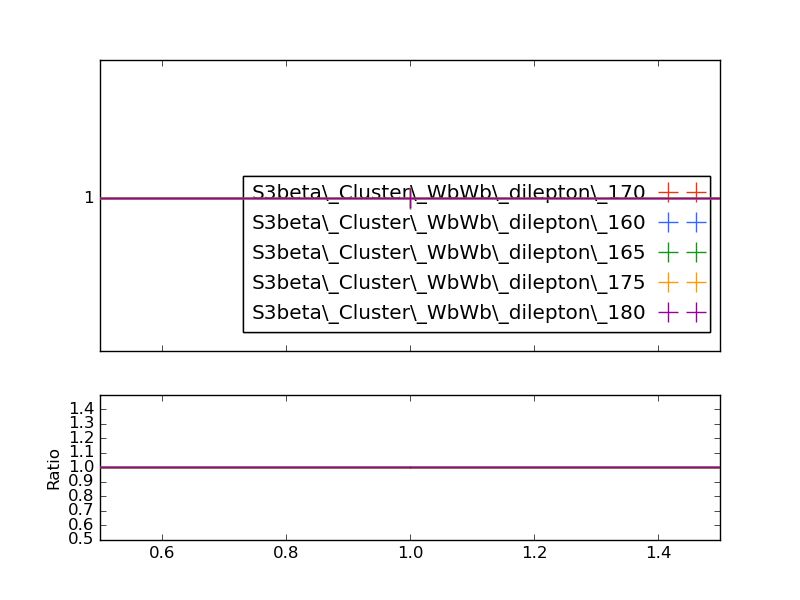

Reproduce this figure in Python.
#! /usr/bin/env python

# This Python script was auto-generated using YODA v2.0.1.
# Analysis object: /WbWb_dilepton/yield_inclusive
# Timestamp: 27-02-2025 (11:02:17)

import matplotlib as mpl
import matplotlib.pyplot as plt
mpl.use('Agg') # comment out for interactive use
import os
import numpy as np

plotDir = os.path.split(os.path.realpath(__file__))[0]
if 'YODA_USER_PLOT_PATH' in globals():
    plot_outdir = globals()['YODA_USER_PLOT_PATH']
else:
    plot_outdir = plotDir

#plot style
plt.style.use(os.path.join(plotDir, '../default.mplstyle'))

plt.rcParams['text.usetex'] = False
plt.style.use(['classic'])
plt.rc('font', family='DejaVu Sans')
# plot metadata
figW, figH = plt.rcParams['figure.figsize']
ax_xLabel = r''
ax_yLabel = r''
ax_title  = r''
ax_xScale = 'linear'
ax_yScale = 'log'
xLims = (0.5, 1.5)
yLims = (0.9, 1.1)

# TeX-friendly labels for the legend
labels = {
    'legend' : ([ r"S3beta\_Cluster\_WbWb\_dilepton\_170", r"S3beta\_Cluster\_WbWb\_dilepton\_160", r"S3beta\_Cluster\_WbWb\_dilepton\_165", r"S3beta\_Cluster\_WbWb\_dilepton\_175", r"S3beta\_Cluster\_WbWb\_dilepton\_180" ], r""),
}

# Adjust canvas width and height
canvasW = 10.0
canvasH = 9.0
figW *= canvasW/10.
figH *= canvasH/9.

# Create figure and axis objects
fig, (ax, ratio0_ax) = plt.subplots(2, 1, sharex=True,
                  figsize=(figW,figH), gridspec_kw={'height_ratios': (6.0, 3.0)})

# Set figure margins
plt.subplots_adjust(
    left   = 1.0 * plt.rcParams['figure.subplot.left'],
    right  = 1.0 * plt.rcParams['figure.subplot.right'],
    top    = 1.0 * plt.rcParams['figure.subplot.top'],
    bottom = 1.0 * plt.rcParams['figure.subplot.bottom'])

ratio0_ax.yaxis.set_major_locator(mpl.ticker.MultipleLocator(0.1))
ratio0_ax.set_ylim(0.5, 1.4999)
ratio0_ax.set_ylabel('Ratio')

# the numerical data is stored in a separate file
dataf = dict()
prefix = os.path.split(__file__)[0]
if prefix:    prefix = prefix + '/'
exec(open(prefix+'yield_inclusive__data.py').read(), dataf)


legend_handles = dict() # keep track of handles for the legend

# style options for curves
# starts at zorder>=5 to draw curve on top of legend
styles = {
  'S3beta_Cluster_WbWb_dilepton_170.yoda.gz': {
    'color' : '#EE3311',
    'linestyle' : '-',
    'linewidth' : 1,
    'marker' : 'none',
    'markersize' : 2,
    'capsize' : 0.0,
    'zorder' : 5,
    'histstyle' : 1,
    'drawstyle' : 'steps-pre',
    'xerrorbars' : 1,
    'yerrorbars' : 1,
    'fillcolor' : None,
    'fillopacity' : 1.0,
    'ratio0_linestyle' : '-',
    'ratio0_linewidth' : 1,
    'ratio0_marker' : 'none',
    'ratio0_markersize' : 2,
    'ratio0_capsize' : 0.0,
    'ratio0_zorder' : 5,
    'ratio0_histstyle' : 1,
    'ratio0_drawstyle' : 'steps-pre',
    'ratio0_xerrorbars' : 1,
    'ratio0_yerrorbars' : 1,
  },
  'S3beta_Cluster_WbWb_dilepton_160.yoda.gz': {
    'color' : '#3366FF',
    'linestyle' : '-',
    'linewidth' : 1,
    'marker' : 'none',
    'markersize' : 2,
    'capsize' : 0.0,
    'zorder' : 6,
    'histstyle' : 1,
    'drawstyle' : 'steps-pre',
    'xerrorbars' : 1,
    'yerrorbars' : 1,
    'fillcolor' : None,
    'fillopacity' : 1.0,
    'ratio0_linestyle' : '-',
    'ratio0_linewidth' : 1,
    'ratio0_marker' : 'none',
    'ratio0_markersize' : 2,
    'ratio0_capsize' : 0.0,
    'ratio0_zorder' : 6,
    'ratio0_histstyle' : 1,
    'ratio0_drawstyle' : 'steps-pre',
    'ratio0_xerrorbars' : 1,
    'ratio0_yerrorbars' : 1,
  },
  'S3beta_Cluster_WbWb_dilepton_165.yoda.gz': {
    'color' : '#109618',
    'linestyle' : '-',
    'linewidth' : 1,
    'marker' : 'none',
    'markersize' : 2,
    'capsize' : 0.0,
    'zorder' : 7,
    'histstyle' : 1,
    'drawstyle' : 'steps-pre',
    'xerrorbars' : 1,
    'yerrorbars' : 1,
    'fillcolor' : None,
    'fillopacity' : 1.0,
    'ratio0_linestyle' : '-',
    'ratio0_linewidth' : 1,
    'ratio0_marker' : 'none',
    'ratio0_markersize' : 2,
    'ratio0_capsize' : 0.0,
    'ratio0_zorder' : 7,
    'ratio0_histstyle' : 1,
    'ratio0_drawstyle' : 'steps-pre',
    'ratio0_xerrorbars' : 1,
    'ratio0_yerrorbars' : 1,
  },
  'S3beta_Cluster_WbWb_dilepton_175.yoda.gz': {
    'color' : '#FF9900',
    'linestyle' : '-',
    'linewidth' : 1,
    'marker' : 'none',
    'markersize' : 2,
    'capsize' : 0.0,
    'zorder' : 8,
    'histstyle' : 1,
    'drawstyle' : 'steps-pre',
    'xerrorbars' : 1,
    'yerrorbars' : 1,
    'fillcolor' : None,
    'fillopacity' : 1.0,
    'ratio0_linestyle' : '-',
    'ratio0_linewidth' : 1,
    'ratio0_marker' : 'none',
    'ratio0_markersize' : 2,
    'ratio0_capsize' : 0.0,
    'ratio0_zorder' : 8,
    'ratio0_histstyle' : 1,
    'ratio0_drawstyle' : 'steps-pre',
    'ratio0_xerrorbars' : 1,
    'ratio0_yerrorbars' : 1,
  },
  'S3beta_Cluster_WbWb_dilepton_180.yoda.gz': {
    'color' : '#990099',
    'linestyle' : '-',
    'linewidth' : 1,
    'marker' : 'none',
    'markersize' : 2,
    'capsize' : 0.0,
    'zorder' : 9,
    'histstyle' : 1,
    'drawstyle' : 'steps-pre',
    'xerrorbars' : 1,
    'yerrorbars' : 1,
    'fillcolor' : None,
    'fillopacity' : 1.0,
    'ratio0_linestyle' : '-',
    'ratio0_linewidth' : 1,
    'ratio0_marker' : 'none',
    'ratio0_markersize' : 2,
    'ratio0_capsize' : 0.0,
    'ratio0_zorder' : 9,
    'ratio0_histstyle' : 1,
    'ratio0_drawstyle' : 'steps-pre',
    'ratio0_xerrorbars' : 1,
    'ratio0_yerrorbars' : 1,
  },
}

# curve from input yoda files in main panel
for label, yvals in dataf['yvals'].items():
    if all(np.isnan(v) for v in dataf['yvals'][label]):
        continue
    tmp = None
    if styles[label]['histstyle']: # draw as histogram
        xpos = dataf['xedges'][label] if styles[label]['drawstyle'] else dataf['xpoints'][label]
        ypos = np.insert(yvals, 0, yvals[0]) if styles[label]['drawstyle'] else yvals
        if styles[label]['fillcolor']: # fill area below curve
            ax.fill_between(xpos, ypos, step='pre',
                            color=styles[label]['fillcolor'],
                            alpha=styles[label]['fillopacity'])
        tmp, = ax.plot(xpos, ypos,
                       color=styles[label]['color'],
                       linestyle=styles[label]['linestyle'],
                       linewidth=styles[label]['linewidth'],
                       drawstyle=styles[label]['drawstyle'], solid_joinstyle='miter',
                       zorder=styles[label]['zorder'], label=label)
    tmp = ax.errorbar(dataf['xpoints'][label], yvals,
                      xerr=np.array(dataf['xerrs'][label])*styles[label]['xerrorbars'],
                      yerr=np.array(dataf['yerrs'][label])*styles[label]['yerrorbars'],
                      fmt=styles[label]['marker'], capsize=styles[label]['capsize'],
                      markersize=styles[label]['markersize'],
                      ecolor=styles[label]['color'],
                      color=styles[label]['color'], zorder=styles[label]['zorder'])
    tmp[-1][0].set_linestyle(styles[label]['linestyle'])
    tmp[-1][0].set_linewidth(styles[label]['linewidth'])
    if label in dataf['add_legend_handle']:  legend_handles[label] = tmp
    for varLabel in dataf['variation_yvals'].keys():
        if varLabel.startswith(label):
            tmp, = ax.plot(dataf['xedges'][label], dataf['variation_yvals'][varLabel],
                           color=styles[label]['color'],
                           linestyle=styles[label]['linestyle'],
                           linewidth=styles[label]['linewidth'],
                           drawstyle='steps-pre', solid_joinstyle='miter',
                           zorder=styles[label]['zorder'], alpha=0.5)


# plots on ratio panel
# curve from input yoda files in ratio panel
for label, yvals in dataf['ratio0_yvals'].items():
    if all(np.isnan(v) for v in yvals):
        continue
    if styles[label]['ratio0_histstyle']: # plot as histogram
        xpos = dataf['xedges']['S3beta_Cluster_WbWb_dilepton_170.yoda.gz'] if styles[label]['ratio0_drawstyle'] else dataf['xpoints']['S3beta_Cluster_WbWb_dilepton_170.yoda.gz']
        ypos = np.insert(yvals, 0, yvals[0]) if styles[label]['ratio0_drawstyle'] else yvals
        ratio0_ax.plot(xpos, ypos,
                       color=styles[label]['color'],
                       linewidth=styles[label]['linewidth'],
                       linestyle=styles[label]['ratio0_linestyle'],
                       drawstyle=styles[label]['ratio0_drawstyle'], zorder=styles[label]['zorder'],
                       solid_joinstyle='miter')
    tmp = ratio0_ax.errorbar(dataf['xpoints']['S3beta_Cluster_WbWb_dilepton_170.yoda.gz'], yvals,
                             xerr=np.array(dataf['ref_xerrs'])*styles[label]['ratio0_xerrorbars'],
                             yerr=np.array(dataf['ratio0_yerrs'][label])*styles[label]['ratio0_yerrorbars'],
                             fmt=styles[label]['ratio0_marker'], capsize=styles[label]['ratio0_capsize'],
                             markersize=styles[label]['ratio0_markersize'],
                             ecolor=styles[label]['color'],
                             color=styles[label]['color'])
    tmp[-1][0].set_linestyle(styles[label]['ratio0_linestyle'])
    tmp[-1][0].set_linewidth(styles[label]['ratio0_linewidth'])

    for varlabel in dataf['ratio0_variation_vals'].keys():
        if varlabel.startswith(label):
            ratio0_ax.plot(dataf['xedges']['S3beta_Cluster_WbWb_dilepton_170.yoda.gz'],
                            dataf['ratio0_variation_vals'][varlabel],
                            color=styles[label]['color'],
                            linestyle=styles[label]['linestyle'],
                            linewidth=styles[label]['linewidth'],
                            drawstyle='steps-pre', solid_joinstyle='miter',
                            zorder=1, alpha=0.5)

legend_items = list(legend_handles.values())
ax.add_artist(ax.legend(legend_items,
                        labels['legend'][0],
                        title=labels['legend'][1],
                        alignment='right',
                        loc='lower right',
                        bbox_to_anchor=(1.0, 0.03),markerfirst=False))

# set plot metadata as defined above
ratio0_ax.set_xlabel(ax_xLabel)
ratio0_ax.xaxis.set_label_coords(1., -0.15)
ax.set_ylabel(ax_yLabel, ha='right', va='top')
ax.yaxis.set_label_coords(-0.11, 1.0)
ax.set_title(ax_title, loc='left')
ax.set_xscale(ax_xScale)
ax.set_yscale(ax_yScale)
ax.set_xlim(xLims)
ax.set_ylim(yLims)

# tick formatting
plt.rcParams['xtick.top'] = True
plt.rcParams['ytick.right'] = True
ax.yaxis.set_major_locator(mpl.ticker.LogLocator(base=10.0, numticks=np.inf))
ax.yaxis.set_minor_locator(mpl.ticker.LogLocator(
                           base=10.0, subs=np.arange(0.1, 1, 0.1), numticks=np.inf))
fig.align_ylabels((ax, ratio0_ax))
plt.savefig(os.path.join(plot_outdir, 'yield_inclusive.pdf'), format='PDF')
plt.savefig(os.path.join(plot_outdir, 'yield_inclusive.png'), format='PNG')

plt.close(fig)
